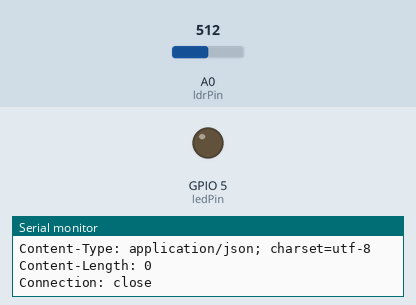
The sketch below on a simulated ESP8266 (NodeMCU). On the bench: output pins drawn as LEDs (lit = HIGH), the last lines printed to the serial monitor. Inputs (shaded band) come from the test bench; at power-on: A0 (ldrPin) = 512. WiFi joins after 1.5 s; servers stay silent unless stated; uploads are accepted with an empty reply.

Above: at 2.9 s.
3.0 s: A0 (ldrPin) set to 586
8.2 s: A0 (ldrPin) set to 608
At 11.2 s:
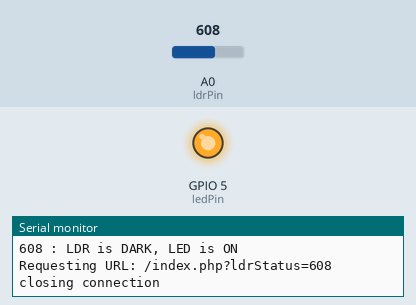
12.8 s: A0 (ldrPin) set to 590
At 13.9 s:
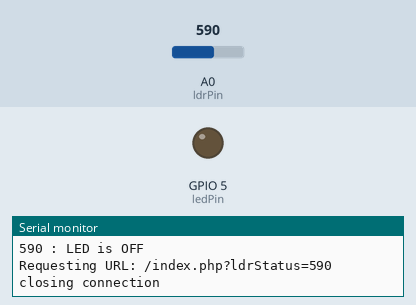
17.4 s: A0 (ldrPin) set to 610
At 21.7 s:
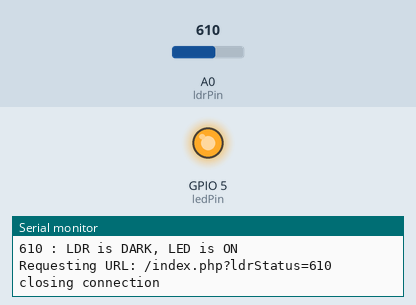
Timing chart, 0 to 23.0 s (numbered marks = the images above; inputs shaded):
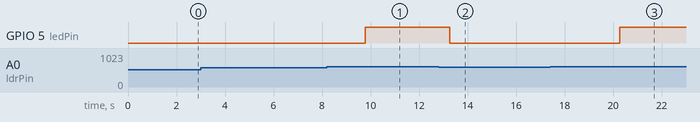

Measured:
- the behaviour switches between 599 and 600 on A0 (ldrPin) (found by bisection; images 0 and 1)
- after the input at 8.2 s, GPIO 5 (ledPin): LOW → HIGH after 1.6 s
- after the input at 12.8 s, GPIO 5 (ledPin): HIGH → LOW after 0.47 s
- after the input at 17.4 s, GPIO 5 (ledPin): LOW → HIGH after 2.9 s

The sketch:

iotproject.ino
```cpp
#include <ESP8266WiFi.h>
#include <ESP8266HTTPClient.h>

const char* ssid ="YOUR_SSID";
const char* password = "YOUR_PASSWORD";
const char* host="YOUR_HOST";


const int ledPin = 5;
const int ldrPin = A0;
WiFiClient client;


void setup()
{
  Serial.begin(115200);
  Serial.println();
  Serial.println("Connecting to ");
  Serial.println(ssid);
  WiFi.begin(ssid, password);
  while (WiFi.status() !=WL_CONNECTED)
  {
    delay(500);
    Serial.print("...");
  }
  Serial.println("");
  Serial.println("WiFi connected");
  Serial.println("IP address: ");
  Serial.println(WiFi.localIP());
  pinMode(ledPin, OUTPUT);
  pinMode(ldrPin, INPUT);

  // Connect to host
  Serial.print("Connecting to ");
  Serial.println(host);


  // Use WiFiClient class to create TCP connections
  const int httpPort = 80;
  while(!client.connect(host, httpPort))
  {
    Serial.println("Connection failed!");
  }
  Serial.println("Connected");
}

void loop()
{

  int ldrStatus = analogRead(ldrPin);
  Serial.println(ldrStatus);
  if (ldrStatus >=600)
  {
    digitalWrite(ledPin, HIGH);
    Serial.print(ldrStatus);
    Serial.println(" : LDR is DARK, LED is ON");
  }
  else
  {
    digitalWrite(ledPin, LOW);
    Serial.print(ldrStatus);
    Serial.println(" : LED is OFF");
  }
   delay(500);
//  Create a URL for the request
  String url = "/index.php?ldrStatus=";
  url += ldrStatus;

  Serial.print("Requesting URL: ");
  Serial.println(url);
 client.print(String("GET ") + url +" HTTP/1.1\r\n" +
            "Host: " + host+ ":"  + "\r\n" +
            //"Host: " + host + "\r\n"
             "Connection: close\r\n" +
             "\r\n"
            );
  /*delay(500);
  client.print(String("GET ") + url + " HTTP/1.1\r\n" +
               "Host: " + host + "\r\n" +
               "Connection: close\r\n\r\n");*/
/*  unsigned long timeout = millis();
  while (client.available() == 0)
  {
    if (millis() - timeout > 5000)
    {
      Serial.println(">>> Client Timeout !");
      client.stop();
      return;
    }*/

  while(client.available())
  {
    String line = client.readStringUntil('\r');
    Serial.print(line);
  }

  Serial.println();
  Serial.println("closing connection");
  delay(3000);
}
```
